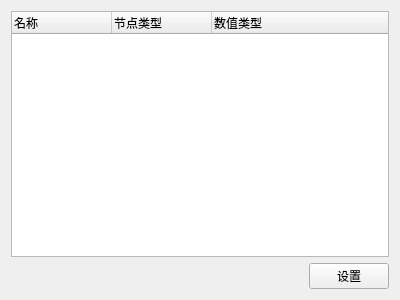
<?xml version="1.0" encoding="UTF-8"?>
<ui version="4.0">
 <class>CnvWid</class>
 <widget class="QWidget" name="CnvWid">
  <property name="geometry">
   <rect>
    <x>0</x>
    <y>0</y>
    <width>400</width>
    <height>300</height>
   </rect>
  </property>
  <property name="windowTitle">
   <string>环境变量配置</string>
  </property>
  <layout class="QVBoxLayout" name="verticalLayout">
   <item>
    <widget class="QTreeWidget" name="treeWidget">
     <column>
      <property name="text">
       <string>名称</string>
      </property>
     </column>
     <column>
      <property name="text">
       <string>节点类型</string>
      </property>
     </column>
     <column>
      <property name="text">
       <string>数值类型</string>
      </property>
     </column>
    </widget>
   </item>
   <item>
    <layout class="QHBoxLayout" name="horizontalLayout" stretch="1,0">
     <item>
      <widget class="QLabel" name="label">
       <property name="text">
        <string/>
       </property>
      </widget>
     </item>
     <item>
      <widget class="QPushButton" name="pushButton">
       <property name="text">
        <string>设置</string>
       </property>
      </widget>
     </item>
    </layout>
   </item>
  </layout>
 </widget>
 <layoutdefault spacing="6" margin="11"/>
 <resources/>
 <connections/>
</ui>
